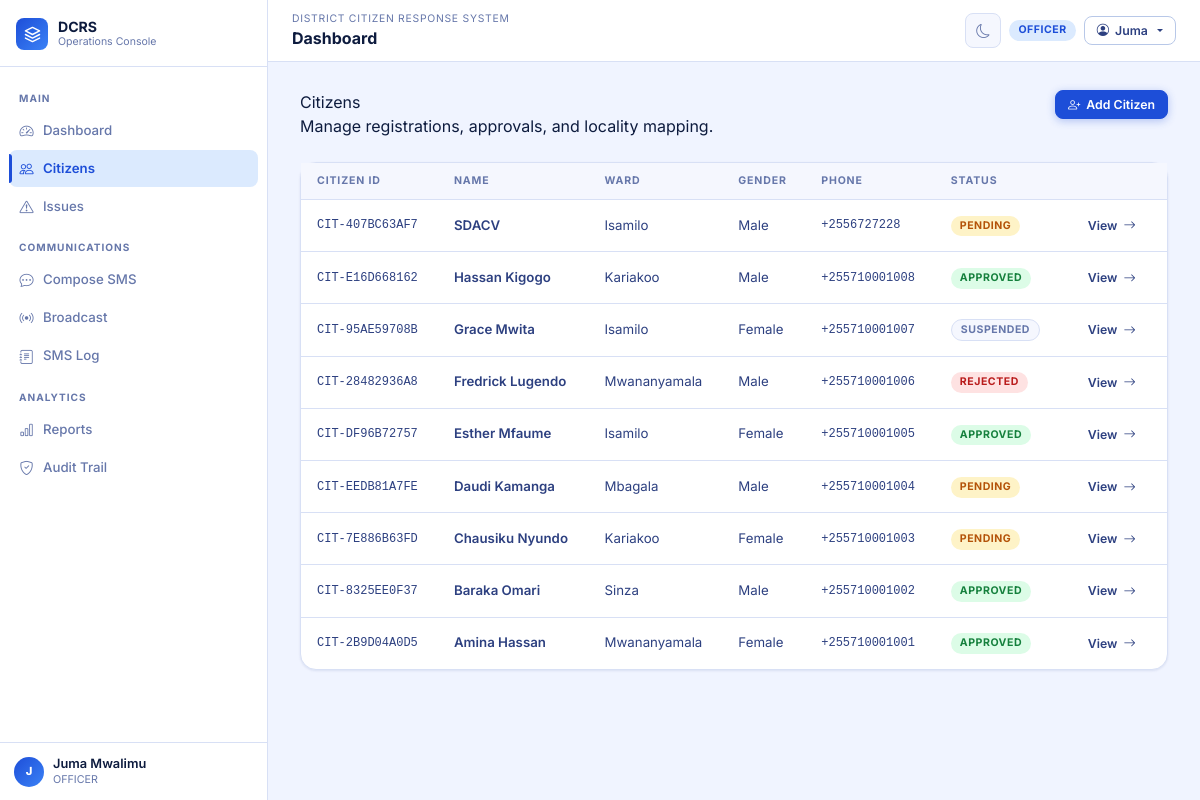
The app's page /list/ (signed in) with its own data.
### apps/accounts/models.py (models this page shows, shortened)
class User(AbstractUser):
    class Role(models.TextChoices):
        ADMIN = "ADMIN", "Admin"
        OFFICER = "OFFICER", "Officer"
        CITIZEN = "CITIZEN", "Citizen"
    role = models.CharField(max_length=20, choices=Role.choices, default=Role.OFFICER)
    phone_number = models.CharField(max_length=20, blank=True, unique=True, null=True)
    national_id = models.CharField(max_length=32, blank=True, unique=True)
    ward = models.ForeignKey(
        "localities.Ward",
        on_delete=models.SET_NULL,
        null=True,
        blank=True,
        related_name="users",
    )
    is_phone_verified = models.BooleanField(default=False)
    failed_login_attempts = models.PositiveSmallIntegerField(default=0)
    locked_until = models.DateTimeField(blank=True, null=True)
    class Meta:
        ordering = ["username"]

### apps/citizens/models.py (models this page shows, shortened)
class Citizen(models.Model):
    class Gender(models.TextChoices):
        FEMALE = "FEMALE", "Female"
        MALE = "MALE", "Male"
        OTHER = "OTHER", "Other"
    class Status(models.TextChoices):
        PENDING = "PENDING", "Pending"
        APPROVED = "APPROVED", "Approved"
        REJECTED = "REJECTED", "Rejected"
        SUSPENDED = "SUSPENDED", "Suspended"
    citizen_id = models.CharField(max_length=24, unique=True, editable=False)
    user = models.OneToOneField(
        settings.AUTH_USER_MODEL,
        on_delete=models.SET_NULL,
        blank=True,
        null=True,
        related_name="citizen_profile",
    )
    full_name = models.CharField(max_length=160)
    national_id = models.CharField(max_length=32, unique=True)
    phone_number = models.CharField(max_length=20, unique=True)
    gender = models.CharField(max_length=16, choices=Gender.choices)
    date_of_birth = models.DateField(blank=True, null=True)
    region = models.ForeignKey("localities.Region", on_delete=models.PROTECT, related_name="citizens")
    district = models.ForeignKey("localities.District", on_delete=models.PROTECT, related_name="citizens")
    ward = models.ForeignKey("localities.Ward", on_delete=models.PROTECT, related_name="citizens")
    mtaa = models.ForeignKey(
        "localities.Mtaa", on_delete=models.PROTECT, related_name="citizens", blank=True, null=True
    )
    profile_photo = models.ImageField(upload_to="citizens/photos/", blank=True, null=True)
    registration_notes = models.TextField(blank=True)
    status = models.CharField(max_length=20, choices=Status.choices, default=Status.PENDING)
    created_at = models.DateTimeField(auto_now_add=True)
    updated_at = models.DateTimeField(auto_now=True)
    class Meta:
        ordering = ["-created_at"]

### apps/localities/models.py (models this page shows, shortened)
class Ward(models.Model):
    district = models.ForeignKey(District, on_delete=models.CASCADE, related_name="wards")
    name = models.CharField(max_length=120)
    class Meta:
        ordering = ["name"]
        unique_together = [("district", "name")]

### apps/citizens/views.py (the view)
# urls.py: path("list/", CitizenListView.as_view(), name="list"),
class CitizenListView(LoginRequiredMixin, ListView):
    model = Citizen
    template_name = "citizens/citizen_list.html"
    paginate_by = 10
    context_object_name = "citizens"
    def get_queryset(self):
        return Citizen.objects.select_related("region", "district", "ward", "mtaa").all()

### templates/citizens/citizen_list.html (shortened to what this page needs)
{% extends 'base.html' %}
{% block content %}
<div class="d-flex align-items-start justify-content-between mb-4">
  <div>
    <div class="page-header-h">Citizens</div>
    <div class="page-header-p">Manage registrations, approvals, and locality mapping.</div>
  </div>
  <a class="btn btn-primary btn-sm" href="{% url 'citizens:register' %}">
    <i class="bi bi-person-plus"></i> Add Citizen
  </a>
</div>
<div class="card">
  <div class="table-wrap" style="border:none;border-radius:var(--r-lg)">
    <table class="dcrs-table">
      <thead>
        <tr>
          <th>Citizen ID</th>
          <th>Name</th>
          <th>Ward</th>
          <th>Gender</th>
          <th>Phone</th>
          <th>Status</th>
          <th></th>
        </tr>
      </thead>
      <tbody>
        {% for citizen in citizens %}
          <tr>
            <td class="td-mono">{{ citizen.citizen_id }}</td>
            <td class="td-bold">{{ citizen.full_name }}</td>
            <td>{{ citizen.ward.name }}</td>
            <td>{{ citizen.get_gender_display }}</td>
            <td class="td-mono">{{ citizen.phone_number }}</td>
            <td><span class="badge status-{{ citizen.status }}">{{ citizen.get_status_display }}</span></td>
            <td>
              <a href="{% url 'citizens:detail' citizen.pk %}" class="btn btn-sm" style="background:var(--c-blue-dim);color:var(--c-blue);border:none;font-size:0.75rem;padding:4px 10px">
                View <i class="bi bi-arrow-right"></i>
              </a>
            </td>
          </tr>
        {% empty %}
          <tr><td colspan="7" class="text-center py-5" style="color:var(--c-muted);font-size:0.84rem">
            <i class="bi bi-people d-block mb-2" style="font-size:1.5rem;opacity:0.4"></i>No citizens registered yet.
          </td></tr>
        {% endfor %}
      </tbody>
    </table>
  </div>
</div>
{% endblock %}

### templates/partials/sidebar.html
<aside class="app-sidebar" id="appSidebar">
  <div class="sidebar-header">
    <a class="sidebar-brand" href="{% url 'reports:dashboard' %}">
      <div class="brand-logo">
        <svg viewBox="0 0 24 24" fill="none">
          <path d="M12 2L2 7l10 5 10-5-10-5zM2 17l10 5 10-5M2 12l10 5 10-5" stroke="white" stroke-width="2" stroke-linecap="round" stroke-linejoin="round"/>
        </svg>
      </div>
      <div><div class="brand-name">DCRS</div><div class="brand-sub">Operations Console</div></div>
    </a>
  </div>
  <nav class="sidebar-nav">
    <span class="sidebar-section-label">Main</span>
    <a href="{% url 'reports:dashboard' %}"        class="sidebar-link"><i class="bi bi-speedometer2"></i> Dashboard</a>
    <a href="{% url 'citizens:list' %}"            class="sidebar-link"><i class="bi bi-people"></i> Citizens</a>
    <a href="{% url 'issues:list' %}"              class="sidebar-link"><i class="bi bi-exclamation-triangle"></i> Issues</a>
    <span class="sidebar-section-label">Communications</span>
    <a href="{% url 'notifications:compose' %}"    class="sidebar-link"><i class="bi bi-chat-dots"></i> Compose SMS</a>
    <a href="{% url 'notifications:broadcast' %}"  class="sidebar-link"><i class="bi bi-broadcast"></i> Broadcast</a>
    <a href="{% url 'notifications:log' %}"        class="sidebar-link"><i class="bi bi-journal-text"></i> SMS Log</a>
    <span class="sidebar-section-label">Analytics</span>
    <a href="{% url 'reports:registration_report' %}" class="sidebar-link"><i class="bi bi-bar-chart"></i> Reports</a>
    <a href="{% url 'reports:audit_log' %}"        class="sidebar-link"><i class="bi bi-shield-check"></i> Audit Trail</a>
  </nav>
  <div class="sidebar-footer">
    <div class="sb-user">
      <div class="sb-avatar">{{ user.get_full_name|default:user.username|slice:":1"|upper }}</div>
      <div>
        <div class="sb-name">{{ user.get_full_name|default:user.username }}</div>
        <div class="sb-role">{{ user.role|default:'Officer' }}</div>
      </div>
    </div>
  </div>
</aside>

### templates/partials/navbar.html (shortened to what this page needs)
<nav class="app-navbar">
  <div style="display:flex;align-items:center;gap:10px;min-width:0;flex:1">
    <div style="min-width:0">
      <div class="nav-bc">District Citizen Response System</div>
      <div class="nav-title">{% block page_title %}Dashboard{% endblock %}</div>
    </div>
  </div>
  <div style="display:flex;align-items:center;gap:8px;flex-shrink:0">
    <button class="btn-theme" data-theme-toggle title="Toggle theme"><i class="bi bi-moon"></i></button>
    <span class="badge badge-blue d-none d-md-inline-flex">{{ user.role|default:'Guest' }}</span>
    <div class="dropdown">
      <button class="btn btn-sm btn-outline dropdown-toggle" data-bs-toggle="dropdown" type="button">
        <i class="bi bi-person-circle"></i>
        <span class="d-none d-sm-inline">{{ user.get_short_name|default:user.username }}</span>
      </button>
    </div>
  </div>
</nav>

### records on screen
User: get_full_name "J", get_full_name "Juma Mwalimu", role "OFFICER", get_short_name "Juma"
Citizen: citizen_id "CIT-407BC63AF7", full_name "SDACV", ward.name "Isamilo", gender "Male", phone_number "+2556727228", status "PENDING"
Citizen: citizen_id "CIT-E16D668162", full_name "Hassan Kigogo", ward.name "Kariakoo", gender "Male", phone_number "+255710001008", status "APPROVED"
Citizen: citizen_id "CIT-95AE59708B", full_name "Grace Mwita", ward.name "Isamilo", gender "Female", phone_number "+255710001007", status "SUSPENDED"
Citizen: citizen_id "CIT-28482936A8", full_name "Fredrick Lugendo", ward.name "Mwananyamala", gender "Male", phone_number "+255710001006", status "REJECTED"
Citizen: citizen_id "CIT-DF96B72757", full_name "Esther Mfaume", ward.name "Isamilo", gender "Female", phone_number "+255710001005", status "APPROVED"
Citizen: citizen_id "CIT-EEDB81A7FE", full_name "Daudi Kamanga", ward.name "Mbagala", gender "Male", phone_number "+255710001004", status "PENDING"
Citizen: citizen_id "CIT-7E886B63FD", full_name "Chausiku Nyundo", ward.name "Kariakoo", gender "Female", phone_number "+255710001003", status "PENDING"
Citizen: citizen_id "CIT-8325EE0F37", full_name "Baraka Omari", ward.name "Sinza", gender "Male", phone_number "+255710001002", status "APPROVED"
Citizen: citizen_id "CIT-2B9D04A0D5", full_name "Amina Hassan", ward.name "Mwananyamala", gender "Female", phone_number "+255710001001", status "APPROVED"
